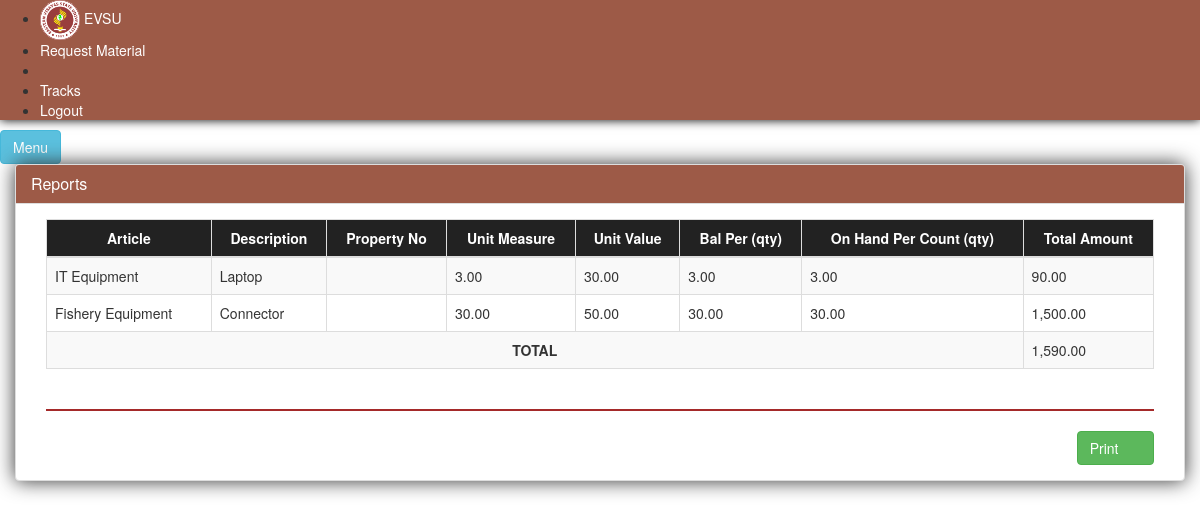
The app's page /index.php/iar/ppe with its own data.
### tables this page shows
CREATE TABLE IF NOT EXISTS `tbl_po_prices` (
`id` int(11) NOT NULL,
  `mid` int(11) NOT NULL,
  `poid` int(11) NOT NULL,
  `matlistid` int(11) NOT NULL,
  `unitprice` decimal(11,2) NOT NULL
);

CREATE TABLE IF NOT EXISTS `material_type` (
`id` int(11) NOT NULL,
  `description` varchar(50) NOT NULL
);

CREATE TABLE IF NOT EXISTS `tbl_material_list` (
`id` int(11) NOT NULL,
  `description` varchar(50) NOT NULL,
  `unit` varchar(50) NOT NULL,
  `quantity` decimal(11,2) NOT NULL,
  `unitcost` decimal(11,2) NOT NULL,
  `mid` int(11) NOT NULL,
  `status` int(11) NOT NULL,
  `mat_type` int(11) NOT NULL
);

### application/controllers/Iar.php (called while the page is built, shortened)
<?php
	Class Iar extends CI_Controller
	{
        public function ppe(){
            $this->load->model('iar_model');
            $this->load->view('report/ppe', '');
            $this->load->view('include/footer');
        }
	}
?>

### index.php (called while the page is built, shortened)
<?php
require_once BASEPATH.'core/CodeIgniter.php';

### application/models/Iar_model.php (called while the page is built, shortened)
<?php
	class Iar_model extends CI_Model
	{
        public function getDetailedPPE(){
            $val = $this->db->query("SELECT (c.unitprice * b.quantity) total, c.unitprice, d.description mat_type, b.description, b.quantity FROM `tbl_mat_desc` a, tbl_material_list b, tbl_po_prices c, material_type d, material_type e where a.id = b.mid AND b.mat_type = e.id AND b.id = c.matlistid AND b.mat_type = d.id")->result_array();
            return $val;
        }
	}
?>

### application/views/report/ppe.php (the view)
<div id="page-content-wrapper">
    <a href="#menu-toggle" id="menu-toggle" class="btn btn-info">Menu</a>
    <div class="container-fluid padding_zero">
        <div class="row padding_zero">
            <div class="col-lg-12">
                <div class="panel panel-default" style="box-shadow: 0px 0px 20px rgb(49, 49, 49)">
                    <div class="panel-heading" style="background: rgb(157, 90, 71)" >
                        <h1 class="panel-title" style="color:white">Reports</h1>
                    </div>
                    <div class="panel-body">
                        <div class="col-md-12">
                            <div class="tabe table-responsive">
                                <table class="table table-bordered table-hover table-striped" id="tbl_materials">
                                    <thead>
                                    <tr class="navbar-inverse">
                                        <th style="color:white;text-align:center" >Article</th>
                                        <th style="color:white;text-align:center" >Description</th>
                                        <th style="color:white;text-align:center" >Property No</th>
                                        <th style="color:white;text-align:center" >Unit Measure</th>
                                        <th style="color:white;text-align:center" >Unit Value</th>
                                        <th style="color:white;text-align:center" >Bal Per (qty)</th>
                                        <th style="color:white;text-align:center" >On Hand Per Count (qty)</th>
                                        <th style="color:white;text-align:center" >Total Amount</th>
                                    </tr>
                                    </thead>
                                    <tbody>
                                    <?php
                                    $total = 0;
                                    foreach($this->iar_model->getDetailedPPE() as $key => $value) {
                                        $total += $value['total'];
                                        ?>
                                        <tr>
                                            <td><?php echo $value['mat_type'] ?></td>
                                            <td><?php echo $value['description'] ?></td>
                                            <td></td>
                                            <td><?php echo $value['quantity'] ?></td>
                                            <td><?php echo $value['unitprice'] ?></td>
                                            <td><?php echo $value['quantity'] ?></td>
                                            <td><?php echo $value['quantity'] ?></td>
                                            <td><?php echo number_format($value['total'], 2, '.', ',') ?></td>
                                        </tr>
                                    <?php } ?>
                                    <tr>
                                        <td colspan="7" style="text-align: center"><b>TOTAL</b></td>
                                        <td><?php echo number_format($total, 2, '.', ',') ?></td>
                                    </tr>
                                    </tbody>
                                </table>
                            </div>
                            <hr style="border: 1px solid brown;" />
                            <div class="pull-right">
                                <a href="/print_ppe" class="btn btn-success addmaterial" target="_blank" data-toggle="modal">Print&nbsp;&nbsp;&nbsp;<span class="glyphicon glyphicon-print"></span></a>
                            </div>
                        </div>
                    </div>
                </div>
            </div>
        </div>
    </div>
</div>

### records on screen
tbl_po_prices: material_type.description "IT Equipment", tbl_material_list.description "Laptop", tbl_material_list.quantity "3.00", unitprice "30.00", total "90.00"
material_type: description "Fishery Equipment", tbl_material_list.description "Connector", tbl_material_list.quantity "30.00", tbl_po_prices.unitprice "50.00", total "1,500.00"

### other values on screen
$total "1,590.00"
